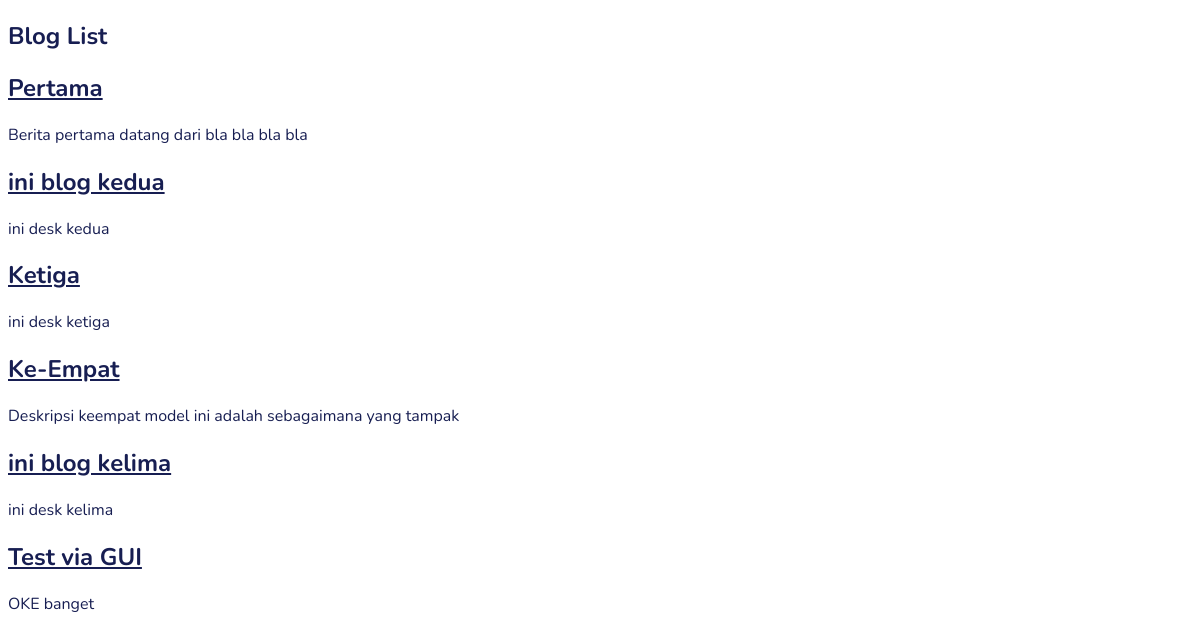
The app's page /blogs/ with its own data.
### blogs/models.py (models this page shows, shortened)
class Blog(models.Model):
    title = models.CharField(max_length=100)
    desc = models.TextField()
    created_at = models.DateTimeField(auto_now_add=True)

### blogs/views.py (the view)
# urls.py: path('', views.index),
def index(request):
    blogs = Blog.objects.all()
    return render(request, 'blogs/index.html', {'blogs': blogs})

### blogs/templates/blogs/index.html (shortened to what this page needs)
{% extends 'base.html' %}
{% block content %}
    <h2>Blog List</h2>
    {% for blog in blogs %}
      <a href="/blogs/{{blog.id}}">
        <h2>{{blog.title}}</h2>
      </a>
      <p>{{blog.desc}}</p>
    {% endfor %}
{% endblock %}

### assets/css/layout.css (style rules this page uses)
body { background: rgb(255, 255, 255); color: rgb(23, 30, 82); font-family: 'Nunito', sans-serif; }
a { color: inherit; */ }

### records on screen
Blog: title "Pertama", desc "Berita pertama datang dari bla bla bla bla"
Blog: title "ini blog kedua", desc "ini desk kedua"
Blog: title "Ketiga", desc "ini desk ketiga"
Blog: title "Ke-Empat", desc "Deskripsi keempat model ini adalah sebagaimana yang tampak"
Blog: title "ini blog kelima", desc "ini desk kelima"
Blog: title "Test via GUI", desc "OKE banget"
